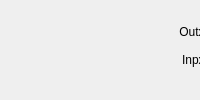
  <widget class="QDockWidget" name="dockWidget_6">
   <property name="sizePolicy">
    <sizepolicy hsizetype="Preferred" vsizetype="Minimum">
     <horstretch>0</horstretch>
     <verstretch>0</verstretch>
    </sizepolicy>
   </property>
   <property name="windowTitle">
    <string>B1 IOx state</string>
   </property>
   <attribute name="dockWidgetArea">
    <number>4</number>
   </attribute>
   <widget class="QWidget" name="dockWidgetContents_4">
    <widget class="QLabel" name="label_IODIR">
     <property name="geometry">
      <rect>
       <x>10</x>
       <y>30</y>
       <width>31</width>
       <height>31</height>
      </rect>
     </property>
     <property name="text">
      <string/>
     </property>
     <property name="pixmap">
      <pixmap resource="../resource.qrc">:/x/ledgrey.png</pixmap>
     </property>
     <property name="scaledContents">
      <bool>true</bool>
     </property>
    </widget>
    <widget class="QWidget" name="layoutWidget">
     <property name="geometry">
      <rect>
       <x>120</x>
       <y>20</y>
       <width>181</width>
       <height>51</height>
      </rect>
     </property>
     <layout class="QGridLayout" name="gridLayout_5">
      <item row="0" column="0">
       <widget class="QLabel" name="label_18">
        <property name="text">
         <string>Outx:</string>
        </property>
        <property name="alignment">
         <set>Qt::AlignRight|Qt::AlignTrailing|Qt::AlignVCenter</set>
        </property>
       </widget>
      </item>
      <item row="0" column="1">
       <widget class="QLabel" name="label_out">
        <property name="text">
         <string>OOO</string>
        </property>
       </widget>
      </item>
      <item row="1" column="0">
       <widget class="QLabel" name="label_21">
        <property name="text">
         <string>Inpx:</string>
        </property>
        <property name="alignment">
         <set>Qt::AlignRight|Qt::AlignTrailing|Qt::AlignVCenter</set>
        </property>
       </widget>
      </item>
      <item row="1" column="1">
       <widget class="QLabel" name="label_inp">
        <property name="text">
         <string>III</string>
        </property>
       </widget>
      </item>
     </layout>
    </widget>
   </widget>
  </widget>
